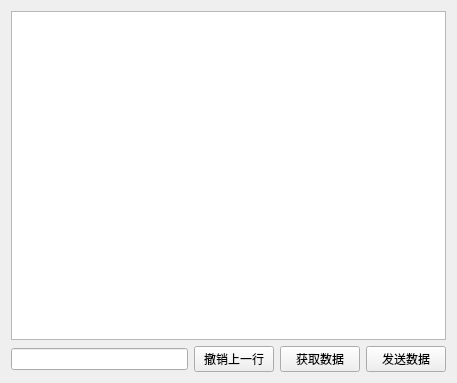
<?xml version="1.0" encoding="UTF-8"?>
<ui version="4.0">
 <class>autopack_step_three</class>
 <widget class="QWidget" name="autopack_step_three">
  <property name="geometry">
   <rect>
    <x>0</x>
    <y>0</y>
    <width>457</width>
    <height>383</height>
   </rect>
  </property>
  <property name="windowTitle">
   <string>Form</string>
  </property>
  <layout class="QVBoxLayout" name="verticalLayout_2">
   <item>
    <layout class="QVBoxLayout" name="verticalLayout">
     <item>
      <widget class="QTableWidget" name="tableWidget"/>
     </item>
     <item>
      <layout class="QHBoxLayout" name="horizontalLayout">
       <item>
        <widget class="QLineEdit" name="lineEdit"/>
       </item>
       <item>
        <widget class="QPushButton" name="pushButton">
         <property name="text">
          <string>撤销上一行</string>
         </property>
        </widget>
       </item>
       <item>
        <widget class="QPushButton" name="pushButton_3">
         <property name="text">
          <string>获取数据</string>
         </property>
        </widget>
       </item>
       <item>
        <widget class="QPushButton" name="pushButton_2">
         <property name="text">
          <string>发送数据</string>
         </property>
        </widget>
       </item>
      </layout>
     </item>
    </layout>
   </item>
  </layout>
 </widget>
 <resources/>
 <connections/>
</ui>
